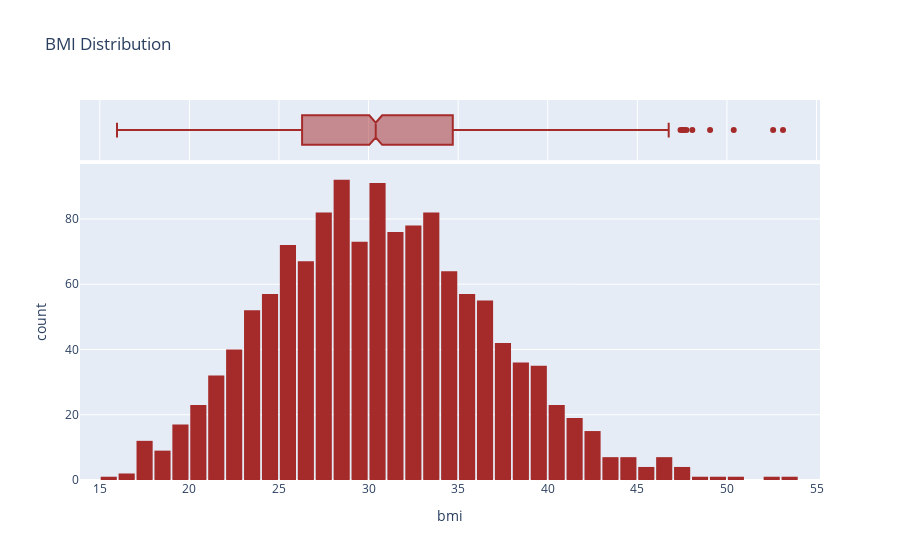

Notebook cell for this chart:
### Code cell
fig = px.histogram(
    df, 
    x='bmi',
    marginal='box',
    color_discrete_sequence=['brown'],
    title='BMI Distribution'
)
fig.update_layout(bargap=0.1)
fig.show()

### Figure 1 — Plotly figure (JSON) as saved in the notebook; plotly's stock layout.template omitted (floating-point values rounded to 4 significant figures; data arrays with more than 128 entries replaced by an {"elided": "..."} marker saying what was removed)
{"data": [{"alignmentgroup": "True", "bingroup": "x", "hovertemplate": "bmi=%{x}<br>count=%{y}<extra></extra>", "legendgroup": "", "marker": {"color": "brown", "pattern": {"shape": ""}}, "name": "", "offsetgroup": "", "orientation": "v", "showlegend": false, "type": "histogram", "x": {"elided": "1338 float values"}, "xaxis": "x", "yaxis": "y"}, {"alignmentgroup": "True", "hovertemplate": "bmi=%{x}<extra></extra>", "legendgroup": "", "marker": {"color": "brown"}, "name": "", "notched": true, "offsetgroup": "", "showlegend": false, "type": "box", "x": {"elided": "1338 float values"}, "xaxis": "x2", "yaxis": "y2"}], "layout": {"bargap": 0.1, "barmode": "relative", "legend": {"tracegroupgap": 0}, "title": {"text": "BMI Distribution"}, "xaxis": {"anchor": "y", "domain": [0, 1], "title": {"text": "bmi"}}, "xaxis2": {"anchor": "y2", "domain": [0, 1], "matches": "x", "showgrid": true, "showticklabels": false}, "yaxis": {"anchor": "x", "domain": [0, 0.8316], "title": {"text": "count"}}, "yaxis2": {"anchor": "x2", "domain": [0.8416, 1], "matches": "y2", "showgrid": false, "showline": false, "showticklabels": false, "ticks": ""}}}
